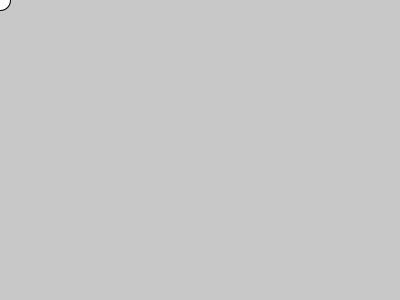
Frame 1 (no input)
Frame 60 (the mouse pressed at the canvas centre just before this capture): identical to frame 1, image omitted
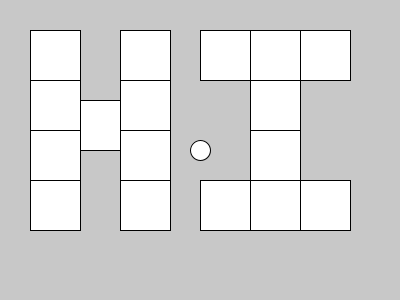
Frame 120 (the mouse held since frame 60 and released just before this capture)

The Processing sketch that drew these frames (run headless with seeded random() and noise(); from frame 60 on, the mouse is pressed at the canvas centre):

// Processing sketch: processing_186960
// ── processing_186960.pde

void setup() {
  size(400,300);
  fill(255);
  smooth();
}

//This sets up the sketch's size and background color

void draw() {
  background(200);
  ellipse(mouseX,mouseY,20,20);
  if (mousePressed) {
    if (mouseButton == RIGHT) {
      fill(0,0,255);
      noStroke();
      ellipse(pmouseX,pmouseY,20,20);
      
/*
This sets up the beginning part of the sketch, where an ellipse
will follow the cursor around the screen (it also provides a primary
effect of color when the indicated button on the mouse is clicked)
*/

    }else{
         rect(30,30,50,50);
         rect(30,80,50,50);
         rect(30,130,50,50);
         rect(30,180,50,50);
         rect(80,100,50,50);
         
         rect(120,30,50,50);
         rect(120,80,50,50);
         rect(120,130,50,50);
         rect(120,180,50,50);
         
         rect(200,30,50,50);
         rect(200,180,50,50);
         rect(250,30,50,50);
         rect(250,80,50,50);
         rect(250,130,50,50);
         rect(250,180,50,50);
         rect(300,30,50,50);
         rect(300,180,50,50);
         
/*
This list adds the little greeting that can be seen when clicking         
*/
    }
}
    
       if (mouseButton == LEFT) {
        fill(80,18,32);
        noStroke();
        ellipse(mouseX,mouseY,20,20);
        
      }
}

/*
This final piece sets up the last addition of color when the second
mouse button is clicked, adding a bit pf a strobe effect if both
buttons are clicked in rapid succession!
*/
